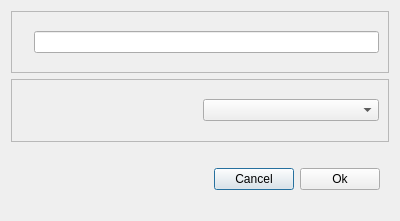
<?xml version="1.0" encoding="UTF-8"?>
<ui version="4.0">
 <class>Dialog</class>
 <widget class="QDialog" name="Dialog">
  <property name="geometry">
   <rect>
    <x>0</x>
    <y>0</y>
    <width>400</width>
    <height>221</height>
   </rect>
  </property>
  <property name="windowTitle">
   <string>Dialog</string>
  </property>
  <layout class="QVBoxLayout" name="verticalLayout">
   <item>
    <widget class="QFrame" name="new_dialog_frame">
     <property name="frameShape">
      <enum>QFrame::StyledPanel</enum>
     </property>
     <property name="frameShadow">
      <enum>QFrame::Raised</enum>
     </property>
     <layout class="QHBoxLayout" name="horizontalLayout">
      <item>
       <widget class="QLabel" name="new_dialog_label">
        <property name="text">
         <string/>
        </property>
       </widget>
      </item>
      <item>
       <widget class="QLineEdit" name="new_dialog_name"/>
      </item>
     </layout>
    </widget>
   </item>
   <item>
    <widget class="QFrame" name="new_dialog_frame_2">
     <property name="frameShape">
      <enum>QFrame::StyledPanel</enum>
     </property>
     <property name="frameShadow">
      <enum>QFrame::Raised</enum>
     </property>
     <layout class="QHBoxLayout" name="horizontalLayout_3">
      <item>
       <widget class="QLabel" name="new_dialog_label_2">
        <property name="text">
         <string/>
        </property>
       </widget>
      </item>
      <item>
       <widget class="QComboBox" name="new_dialog_combo_box"/>
      </item>
     </layout>
    </widget>
   </item>
   <item>
    <widget class="QFrame" name="frame">
     <property name="frameShape">
      <enum>QFrame::NoFrame</enum>
     </property>
     <property name="frameShadow">
      <enum>QFrame::Raised</enum>
     </property>
     <layout class="QHBoxLayout" name="horizontalLayout_2">
      <item>
       <spacer name="horizontalSpacer">
        <property name="orientation">
         <enum>Qt::Horizontal</enum>
        </property>
        <property name="sizeHint" stdset="0">
         <size>
          <width>177</width>
          <height>20</height>
         </size>
        </property>
       </spacer>
      </item>
      <item>
       <widget class="QPushButton" name="new_dialog_cancel">
        <property name="text">
         <string>Cancel</string>
        </property>
       </widget>
      </item>
      <item>
       <widget class="QPushButton" name="new_dialog_ok">
        <property name="text">
         <string>Ok</string>
        </property>
       </widget>
      </item>
     </layout>
    </widget>
   </item>
  </layout>
 </widget>
 <resources/>
 <connections/>
</ui>
